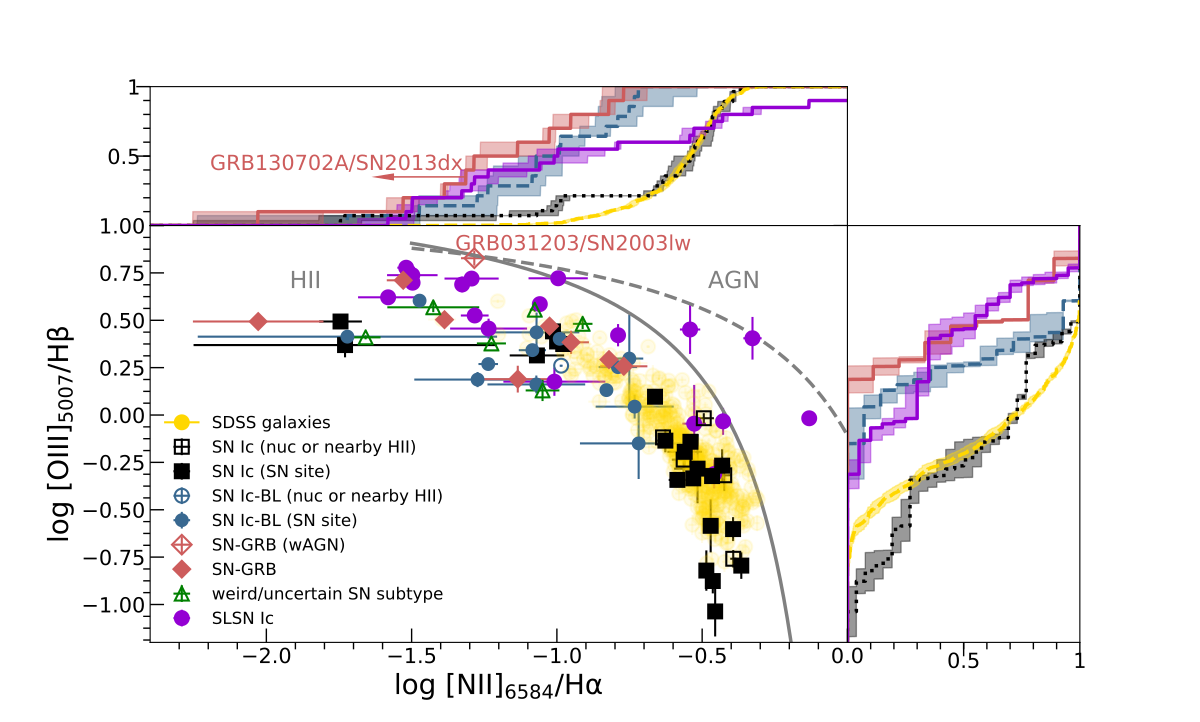

Source code (Python):

import numpy as np
import pandas as pd
import matplotlib.pyplot as plt
import matplotlib.gridspec as gridspec
from scipy import stats
import os
import pylab

#I prefer executing this as a script rather than a function for debugging purposes

#I thought it would be better to make this a variable -- had to take out one of the SN-GRBs and it took ages to fix this! 
no_GRBs = 10
DOTESTS = True

#all the input files
platefitfile = 'platefitflux_072117.txt'
SNinfofile = 'SNinfo_072617.txt'
GRBfile = 'GRBflux_083017_shan_astro9.txt'
SDSSfile = 'sdss_meas.txt'
SDSSerr = 'sdss_err.txt'
SLSNfile = 'SLSN_i_flux.txt'

sncolors = {"Ic": ('black','dotted'),
            "Ic-BL":('#386890', 'dashed'),
            "GRB":('IndianRed','solid'),
            "sdss":('#FFD700', "dashed"),
            "slsn":('#9400D3',"solid")}
            
#def BPT(platefitfile, SNinfofile, GRBfile):

names_slsn=['name', '[OII]3727', 'e_[OII]3727','Hb','e_Hb','[OIII]4959','e_[OIII]4959','l_[OIII]5007','[OIII]5007','e_[OIII]5007','l_Ha','Ha','e_Ha','l_[NII]6584','[NII]6584','e_[NII]6584','[NII]6548','e_[NII]6548','[SII]6717','e_[SII]6717','[SII]6731','e_[SII]6731']   
slsn = pd.read_csv(SLSNfile,skiprows=1, delim_whitespace=True, header=None, names=names_slsn)       

#---------------------Compute SLSN line ratios ----------------------------------------------------------------------------------------

#BPT values for SDSS galaxies
#let's exclude the galaxies that are upper limits in [OIII]5007, [NII]6584 and Ha
#so below are the indices where _no_ flags are
ind_o3 = list(np.where(slsn['l_[OIII]5007'] != '<')[0])
ind_n2 = list(np.where(slsn['l_[NII]6584'] != '<')[0])
ind_ha = list(np.where(slsn['l_Ha'] != '<')[0])
#now merge them and find only the indeces that all of them have:
intermediate = list(set(ind_o3).intersection(ind_n2))
ind_noflags = list(set(intermediate).intersection(ind_ha))

#include a switch that can be used to automatically include or exclude flags:
#e.g. when noflags = 'True', then we exclude the flags and vice versa
noflags = 'False'

'''
slsn['[OIII]5007'] = slsn['[OIII]5007'][ind_noflags]
slsn['e_[OIII]5007'] = slsn['e_[OIII]5007'][ind_noflags]
slsn['[NII]6584'] = slsn['[NII]6584'][ind_noflags]
slsn['e_[NII]6584'] = slsn['e_[NII]6584'][ind_noflags]
slsn['Hb'] = slsn['Hb'][ind_noflags]
slsn['e_Hb'] = slsn['e_Hb'][ind_noflags]
slsn['Ha'] = slsn['Ha'][ind_noflags]
slsn['e_Ha'] = slsn['e_Ha'][ind_noflags]'''

slsn['logOIII_Hb'] = np.log10(slsn['[OIII]5007']/slsn['Hb'])
slsn['logNII_Ha'] = np.log10(slsn['[NII]6584']/slsn['Ha'])

#errors 
slsn['elogOIII'] = slsn['e_[OIII]5007']/(slsn['[OIII]5007']*np.log(10.))
slsn['elogHb'] = slsn['e_Hb']/(slsn['Hb']*np.log(10.))
slsn['elogOIII_Hb'] = np.sqrt(slsn['elogOIII']**2.+slsn['elogHb']**2.)

slsn['elogNII'] = slsn['e_[NII]6584']/(slsn['[NII]6584']*np.log(10.))
slsn['elogHa'] = slsn['e_Ha']/(slsn['Ha']*np.log(10.))
slsn['elogNII_Ha'] = np.sqrt(slsn['elogNII']**2.+slsn['elogHa']**2.)

#---------------------Compute SLSN line ratios ----------------------------------------------------------------------------------------

#---------------------Compute SDSS line ratios ----------------------------------------------------------------------------------------

sdss = pd.read_csv(SDSSfile, skiprows=1, delim_whitespace=True, header=None, index_col='galnum', \
names=['galnum', '[OII]3727','Hb','[OIII]4959','[OIII]5007','[OI]6300','Ha','[NII]6584','[SII]6717','[SII]6731','[SIII]9069','[SIII]9532'])
sdss_err = pd.read_csv(SDSSerr, skiprows=1, delim_whitespace=True, header=None, index_col='galnum', \
names=['galnum', '[OII]3727','Hb','[OIII]4959','[OIII]5007','[OI]6300','Ha','[NII]6584','[SII]6717','[SII]6731','[SIII]9069','[SIII]9532'])

#BPT values for SDSS galaxies
sdss['logOIII_Hb'] = np.log10(sdss['[OIII]5007']/sdss['Hb'])
sdss['logNII_Ha'] = np.log10(sdss['[NII]6584']/sdss['Ha'])

sdss['elogOIII'] = sdss_err['[OIII]5007']/(sdss['[OIII]5007']*np.log(10.))
sdss['elogHb'] = sdss_err['Hb']/(sdss['Hb']*np.log(10.))
sdss['elogOIII_Hb'] = np.sqrt(sdss['elogOIII']**2.+sdss['elogHb']**2.)

sdss['elogNII'] = sdss_err['[NII]6584']/(sdss['[NII]6584']*np.log(10.))
sdss['elogHa'] = sdss_err['Ha']/(sdss['Ha']*np.log(10.))
sdss['elogNII_Ha'] = np.sqrt(sdss['elogNII']**2.+sdss['elogHa']**2.)

#---------------------Compute SDSS line ratios ----------------------------------------------------------------------------------------

PTFs = pd.read_csv(platefitfile, skiprows=9, delim_whitespace=True, header=None, index_col='galnum', \
names=['galnum', 'subdir', 'PTFname_and_region', \
'f_OII', 'ef_OII', 'f_Hr', 'ef_Hr', 'f_Hb', 'ef_Hb', 'f_OIII0', 'ef_OIII0', 'f_OIII', 'ef_OIII', \
'f_Ha', 'ef_Ha', 'f_NII', 'ef_NII', 'f_SII0', 'ef_SII0', 'f_SII1', 'ef_SII1'])

SNinfos = pd.read_csv(SNinfofile, skiprows=4, delim_whitespace=True, header=None, index_col='galnum', \
names=['galnum', 'subdir', 'SNtype'])

names_regions = PTFs['PTFname_and_region'].str.split('-')
PTFs['PTFname'] = names_regions.str[0]
PTFs['region'] = names_regions.str[2]

PTFs = pd.merge(PTFs, SNinfos, left_index=True, right_index=True)
PTFs = PTFs[PTFs['SNtype'] != 'other']

print('Total number of gal: ', PTFs['PTFname'].count())

#GRBs = pd.read_csv(GRBfile, skiprows=2, nrows=9, delim_whitespace=True, header=None, index_col='galnum', \
#GRBs = pd.read_csv(GRBfile, skiprows=2, nrows=10, delim_whitespace=True, header=None, index_col='galnum', \
GRBs = pd.read_csv(GRBfile, skiprows=2, nrows=no_GRBs, delim_whitespace=True, header=None, index_col='galnum', \
names=['galnum', 'paper', 'PTFname_and_region', \
'f_OII', 'ef_OII', 'f_Hr', 'ef_Hr', 'f_Hb', 'ef_Hb', 'f_OIII0', 'ef_OIII0', 'f_OIII', 'ef_OIII', \
'f_Ha', 'ef_Ha', 'f_NII', 'ef_NII', 'f_SII0', 'ef_SII0', 'f_SII1', 'ef_SII1'])

GRBs['SNtype'] = 'GRB'
GRBs['region'] = 'SNsite'
# plot 2003lw with a different symbol
# print GRBs.loc[GRBs['PTFname_and_region'] == 'GRB031203/SN2003lw-host', ['PTFname_and_region', 'region']]
# GRBs['region'][GRBs['PTFname_and_region'] == 'GRB031203/SN2003lw-host'] = 'other'
GRBs.loc[GRBs['PTFname_and_region'] == 'GRB031203/SN2003lw-host', 'region'] = 'other'


# plot 2009nz with a different symbol
#GRBs.loc[GRBs['PTFname_and_region'] == 'GRB091127/SN2009nz-host', 'region'] = 'other'
PTFs = pd.concat([PTFs, GRBs], ignore_index=True)

#Replace any '...' in file with 'NaN' -- getting errors in computations below where missing values are denoted as '...' in .txt files
#PTFs['f_Hb'] = PTFs['f_Hb'].replace('...', float('nan'), regex=True)
#PTFs['f_NII'] = PTFs['f_NII'].replace('...', float('nan'), regex=True)
#PTFs['f_Ha'] = PTFs['f_Ha'].replace('...', float('nan'), regex=True)

# Make BPT diagram
PTFs['logOIII_Hb'] = np.log10(PTFs['f_OIII']/PTFs['f_Hb'])
PTFs['logNII_Ha'] = np.log10(PTFs['f_NII']/PTFs['f_Ha'])

PTFs['elogOIII'] = PTFs['ef_OIII']/(PTFs['f_OIII']*np.log(10.))
PTFs['elogHb'] = PTFs['ef_Hb']/(PTFs['f_Hb']*np.log(10.))

#got issues with the dtype of those arrays because as soon as an entry was 'NaN', the dtype turned from 'float64' into 'object'
b = PTFs['elogHb']**2.
b = pd.Series(b.convert_objects(convert_numeric = True))

PTFs['elogOIII_Hb'] = np.sqrt(PTFs['elogOIII']**2.+b)

PTFs['elogNII'] = PTFs['ef_NII']/(PTFs['f_NII']*np.log(10.))
PTFs['elogHa'] = PTFs['ef_Ha']/(PTFs['f_Ha']*np.log(10.))

#got issues with the dtype of those arrays because as soon as an entry was 'NaN', the dtype turned from 'float64' into 'object'
cc = PTFs['elogHa']**2.
cc = pd.Series(cc.convert_objects(convert_numeric = True))
dd = PTFs['elogNII']**2.
dd = pd.Series(dd.convert_objects(convert_numeric = True))

PTFs['elogNII_Ha'] = np.sqrt(dd+cc)

PTFs.loc[PTFs['PTFname_and_region'] == 'GRB091127/SN2009nz-host', 'elogNII_Ha'] = 0.
PTFs.loc[PTFs['PTFname_and_region'] == 'GRB130702A/SN2013dx-host', 'elogNII_Ha'] = 0.

print PTFs.loc[PTFs['PTFname_and_region'] == 'GRB130702A/SN2013dx-host']


PTFs = PTFs.drop(['elogOIII', 'elogHb', 'elogNII', 'elogHa'], axis=1)



###########plot
#changed figure size from (10,10) to (12,10) to fit the ylabel
fig = plt.figure(figsize=(12, 10))
gspec = gridspec.GridSpec(4, 4)
gspec.update(wspace=0, hspace=0)

top_histogram = plt.subplot(gspec[0, 0:3])
side_histogram = plt.subplot(gspec[1:, 3])
lower_left = plt.subplot(gspec[1:, 0:3])

fs = 20
x_range = [-2.4, 0.0]
y_range = [-1.2, 1]

#plt.title('BPT Diagram', fontsize=fs)
plt.xlabel(r'$\log\ {\rm [NII]_{6584}/H\alpha}$', fontsize=fs)
plt.ylabel(r'$\log\ {\rm [OIII]_{5007}/H\beta}$', fontsize=fs)
#ax = fig.add_subplot(111)
plt.tick_params(axis='both', which='major', labelsize=fs-5, direction="in")
plt.minorticks_on()
plt.xlim(x_range[0], x_range[1])
plt.ylim(y_range[0], y_range[1])

lx = np.arange(1350)*0.001-1.5
ly=0.61/(lx-0.05)+1.3
lower_left.plot(lx, ly, 'k', linewidth=2.5, color='grey')

lx = np.arange(1500)*0.001-1.5
ly=0.61/(lx-0.47)+1.19
lower_left.plot(lx, ly, 'k--', linewidth=2.5, color='grey')

#----Plot SDSS line ratios ---------------------------------------------------------------------------------------------------------

l_sdss = lower_left.errorbar(sdss['logNII_Ha'], sdss['logOIII_Hb'], \
xerr=sdss['elogNII_Ha'], yerr=sdss['elogOIII_Hb'], \
fmt='o', color=sncolors['sdss'][0], alpha = 0.1, label='SDSS galaxies', ms=10, mew=1.5) #markeredgecolor='none')

#label='SDSS galaxies', 

#----Plot SDSS line ratios ---------------------------------------------------------------------------------------------------------

#----Plot SLSN line ratios ---------------------------------------------------------------------------------------------------------
if noflags == 'False':
    l_slsn = lower_left.errorbar(slsn['logNII_Ha'], slsn['logOIII_Hb'], \
    xerr=slsn['elogNII_Ha'], yerr=slsn['elogOIII_Hb'], \
    fmt='o', color=sncolors['slsn'][0], label='SLSN Ic host galaxies', ms=10, mew=1.5) #markeredgecolor='none')
if noflags == 'True':
    #below plots only the slsn galaxies that did not have any flags
    l_slsn = lower_left.errorbar(slsn['logNII_Ha'][ind_noflags], slsn['logOIII_Hb'][ind_noflags], \
    xerr=slsn['elogNII_Ha'][ind_noflags], yerr=slsn['elogOIII_Hb'][ind_noflags], \
    fmt='o', color=sncolors['slsn'][0], label='SLSN Ic host galaxies', ms=10, mew=1.5) #markeredgecolor='none')


label_slsn='SLSN Ic'

#----Plot SLSN line ratios ---------------------------------------------------------------------------------------------------------


l1 = lower_left.errorbar(PTFs['logNII_Ha'][(PTFs['SNtype'] == 'Ic') & (PTFs['region'] != "SNsite")], PTFs['logOIII_Hb'][(PTFs['SNtype'] == 'Ic') & (PTFs['region'] != "SNsite")], \
xerr=PTFs['elogNII_Ha'][(PTFs['SNtype'] == 'Ic') & (PTFs['region'] != "SNsite")], yerr=PTFs['elogOIII_Hb'][(PTFs['SNtype'] == 'Ic') & (PTFs['region'] != "SNsite")], \
fmt='ks', fillstyle='none', label='SN Ic (nuc or nearby HII)', mew=1.5, ms=10)

ll1 = 'SN Ic (nuc or nearby HII)'

l2 = lower_left.errorbar(PTFs['logNII_Ha'][(PTFs['SNtype'] == 'Ic') & (PTFs['region'] == "SNsite")], PTFs['logOIII_Hb'][(PTFs['SNtype'] == 'Ic') & (PTFs['region'] == "SNsite")], \
xerr=PTFs['elogNII_Ha'][(PTFs['SNtype'] == 'Ic') & (PTFs['region'] == "SNsite")], yerr=PTFs['elogOIII_Hb'][(PTFs['SNtype'] == 'Ic') & (PTFs['region'] == "SNsite")], \
fmt='ks', label='SN Ic (SN site)', mew=1.5, ms=10)

ll2 = 'SN Ic (SN site)'

l3 = lower_left.errorbar(PTFs['logNII_Ha'][(PTFs['SNtype'] == 'Ic-BL') &
                                           (PTFs['region'] != "SNsite")],
                         PTFs['logOIII_Hb'][(PTFs['SNtype'] == 'Ic-BL') &
                                            (PTFs['region'] != "SNsite")],
                         xerr=PTFs['elogNII_Ha'][(PTFs['SNtype'] == 'Ic-BL') &
                                                 (PTFs['region'] != "SNsite")],
                         yerr=PTFs['elogOIII_Hb'][(PTFs['SNtype'] == 'Ic-BL') &
                                                  (PTFs['region'] != "SNsite")],
                         fmt='o', color='#386890', fillstyle='none',
                         label='SN Ic-BL (nuc or nearby HII)', mew=1.5, ms=10)

       
ll3 = 'SN Ic-BL (nuc or nearby HII)'

l4 = lower_left.errorbar(PTFs['logNII_Ha'][(PTFs['SNtype'] == 'Ic-BL') &
                                           (PTFs['region'] == "SNsite")],
                         PTFs['logOIII_Hb'][(PTFs['SNtype'] == 'Ic-BL') &
                                            (PTFs['region'] == "SNsite")],
                         xerr=PTFs['elogNII_Ha'][(PTFs['SNtype'] == 'Ic-BL') &
                                                 (PTFs['region'] == "SNsite")],
                         yerr=PTFs['elogOIII_Hb'][(PTFs['SNtype'] == 'Ic-BL') &
                                                  (PTFs['region'] == "SNsite")],
                         fmt='o', color = '#386890', label='SN Ic-BL (SN site)',
                         ms=10, mew=1.5, markeredgecolor='none')

ll4 = 'SN Ic-BL (SN site)'

#print PTFs[['elogNII_Ha', 'elogOIII_Hb', 'logNII_Ha', 'logOIII_Hb', 'PTFname_and_region', 'region']][(PTFs['SNtype'] == 'GRB')]
tempx =  PTFs['logNII_Ha'][(PTFs['SNtype'] == 'GRB') & (PTFs['region'] != "SNsite")].tolist()
tempy =  PTFs['logOIII_Hb'][(PTFs['SNtype'] == 'GRB') & (PTFs['region'] != "SNsite")].tolist()
tempxerr = PTFs['elogNII_Ha'][(PTFs['SNtype'] == 'GRB') & (PTFs['region'] != "SNsite")].tolist()
tempyerr = PTFs['elogOIII_Hb'][(PTFs['SNtype'] == 'GRB') & (PTFs['region'] != "SNsite")].tolist()

#lower_left.errorbar(PTFs['logNII_Ha'][(PTFs['SNtype'] == 'GRB') & (PTFs['region'] != "SNsite")], PTFs['logOIII_Hb'][(PTFs['SNtype'] == 'GRB') & (PTFs['region'] != "SNsite")], \
#xerr=PTFs['elogNII_Ha'][(PTFs['SNtype'] == 'GRB') & (PTFs['region'] != "SNsite")], yerr=PTFs['elogOIII_Hb'][(PTFs['SNtype'] == 'GRB') & (PTFs['region'] != "SNsite")], \
l5 = lower_left.errorbar(tempx, tempy, xerr=tempxerr, yerr=tempyerr, fmt='D', color='#cd5c5c', fillstyle='none', label='SN-GRB (wAGN)', mew=1.5, ms=10)

#print ("AGN", PTFs['PTFname_and_region'][(PTFs['SNtype'] == 'GRB') & (PTFs['region'] != "SNsite")].tolist())
ll5 = 'SN-GRB (wAGN)'

l6 = lower_left.errorbar(PTFs['logNII_Ha'][(PTFs['SNtype'] == 'GRB') & (PTFs['region'] == "SNsite")], PTFs['logOIII_Hb'][(PTFs['SNtype'] == 'GRB') & (PTFs['region'] == "SNsite")], \
xerr=PTFs['elogNII_Ha'][(PTFs['SNtype'] == 'GRB') & (PTFs['region'] == "SNsite")], yerr=PTFs['elogOIII_Hb'][(PTFs['SNtype'] == 'GRB') & (PTFs['region'] == "SNsite")], \
fmt='D', color = '#cd5c5c', label='SN-GRB', mew=1.5, ms=10, markeredgecolor='none')

ll6 = 'SN-GRB'

l7 = lower_left.errorbar(PTFs['logNII_Ha'][PTFs['SNtype'] == 'uncertain'], PTFs['logOIII_Hb'][PTFs['SNtype'] == 'uncertain'], \
xerr=PTFs['elogNII_Ha'][PTFs['SNtype'] == 'uncertain'], yerr=PTFs['elogOIII_Hb'][PTFs['SNtype'] == 'uncertain'], \
fmt='g^', fillstyle='none', label='weird/uncertain SN subtype', mew=1.5, ms=10)

ll7 = 'weird/uncertain SN subtype'

# mark upper limit -- again, don't need this anymore because we are removing 2009nz
'''x3 = float(PTFs.loc[PTFs['PTFname_and_region'] == 'GRB091127/SN2009nz-host']['logNII_Ha'])
y3 = float(PTFs.loc[PTFs['PTFname_and_region'] == 'GRB091127/SN2009nz-host']['logOIII_Hb'])
print('GRB091127/SN2009nz-host: logNII_Ha, logOIII_Hb: ', x3, y3)
lower_left.arrow(x3, y3, -0.25, 0, color='red', head_width=0.04)'''

# test for BPT -- don't need this anymore because we are removing 2009nz
'''x4 = float(np.log10(PTFs.loc[PTFs['PTFname_and_region'] == 'GRB091127/SN2009nz-host']['f_SII0']/PTFs.loc[PTFs['PTFname_and_region'] == 'GRB091127/SN2009nz-host']['f_Ha']))
y4 = float(np.log10(PTFs.loc[PTFs['PTFname_and_region'] == 'GRB091127/SN2009nz-host']['f_OIII']/
PTFs.loc[PTFs['PTFname_and_region'] == 'GRB091127/SN2009nz-host']['f_Hb']))
print('GRB091127/SN2009nz-host: logSII_Ha, logOIII_Hb: ', x4, y4)'''

if DOTESTS:
        d, pvalue = stats.ks_2samp(PTFs['logNII_Ha'][PTFs['SNtype'] == 'Ic-BL'].tolist(), PTFs['logNII_Ha'][PTFs['SNtype'] == 'Ic'].tolist())
        print('*Ic vs. Ic-BL logNII_Ha KS test P-value: ', pvalue)
        print('sizes of the two samples: ', len(PTFs['logNII_Ha'][PTFs['SNtype'] == 'Ic'].tolist()), len(PTFs['logNII_Ha'][PTFs['SNtype'] == 'Ic-BL'].tolist()))


        d, pvalue = stats.ks_2samp(PTFs['logNII_Ha'][PTFs['SNtype'] == 'Ic-BL'].tolist(), PTFs['logNII_Ha'][PTFs['SNtype'] == 'GRB'].tolist())

        print('*Ic-BL vs. SN-GRB logNII_Ha KS test P-value: ', pvalue)
        print('sizes of the two samples: ', len(PTFs['logNII_Ha'][PTFs['SNtype'] == 'Ic-BL'].tolist()), len(PTFs['logNII_Ha'][PTFs['SNtype'] == 'GRB'].tolist()))
        #print 'Ic-BL: ', PTFs['logNII_Ha'][PTFs['SNtype'] == 'Ic-BL'].tolist()
        #print 'SN-GRB: ', PTFs['logNII_Ha'][PTFs['SNtype'] == 'GRB'].tolist()
        #print 'names: ', PTFs['PTFname_and_region'][PTFs['SNtype'] == 'GRB'].tolist()

        temp1 = PTFs['logOIII_Hb'][PTFs['SNtype'] == 'Ic'].tolist()
        temp2 = PTFs['logOIII_Hb'][PTFs['SNtype'] == 'Ic-BL'].tolist()
        data1 = [x for x in temp1 if x > -10]
        data2 = [x for x in temp2 if x > -10]
        d, pvalue = stats.ks_2samp(data1, data2)
        print('*Ic vs. Ic-BL logOIII_Hb KS test P-value', pvalue)
        print('sizes of the two samples: ', len(data1), len(data2))
        #print 'Ic: ', data1
        #print 'Ic-BL: ', data2

        
lx = np.arange(-2.5, 2.5, 0.001)
print (lx)
#top_histogram.hist(PTFs['logNII_Ha'][PTFs['SNtype'] == 'Ic'].tolist(), bins=1000, normed=1, cumulative=True, color='black', histtype='stepfilled')

for sntype in ['Ic-BL', 'Ic', 'GRB', 'sdss', 'slsn']:
        for line,h in zip(['logNII_Ha', 'logOIII_Hb'], [top_histogram, side_histogram]):

            select = PTFs['SNtype'] == sntype
            nx, xbins = np.histogram(PTFs[line][select][np.isfinite(PTFs[line][select])], bins=lx, normed=1, density=True)#, normed=1)#, density=True)#, cumulative=True)
            xtemp1 = [xbins[0]]
            xtemp1.extend(xbins[:-1][~np.isnan(nx)])
            ytemp1 = [0]
            ytemp1.extend(nx[~np.isnan(nx)].cumsum().astype(float)/nx.sum())
            
            nx, xbins = np.histogram((PTFs[line]-PTFs['e'+line])[select][np.isfinite(PTFs[line][select])],
                                      bins=lx, normed=1, density=True)
            xtemp1a = [xbins[0]]
            xtemp1a.extend(xbins[:-1][~np.isnan(nx)])
            ytemp1a = [0]
            ytemp1a.extend(nx[~np.isnan(nx)].cumsum().astype(float)/nx.sum())
            
            nx, xbins = np.histogram((PTFs[line]+PTFs['e'+line])[select][np.isfinite(PTFs[line][select])],
                                     bins=lx, normed=1, density=True)

            #plt.figure()
            #plt.hist((PTFs[line]+PTFs['e'+line])[select][~np.isnan(PTFs[line][select]) * np.isfinite(PTFs[line][select])], bins=lx,
            #                         normed=1, cumulative=True)
            #plt.show()
            xtemp1b = [xbins[0]]
            xtemp1b.extend(xbins[:-1][~np.isnan(nx)])
            ytemp1b = [0]
            ytemp1b.extend(nx[~np.isnan(nx)].cumsum().astype(float)/nx.sum())


            if h == top_histogram:
                    h.plot(xtemp1, ytemp1, color=sncolors[sntype][0], linestyle=sncolors[sntype][1], linewidth=2.5)
                    h.fill_between(xtemp1a, ytemp1a, ytemp1b, color=sncolors[sntype][0], alpha=0.4)
            else:
                    h.plot(ytemp1, xtemp1, color=sncolors[sntype][0], linestyle=sncolors[sntype][1], linewidth=2.5)
                    h.fill_betweenx(xtemp1, ytemp1a, ytemp1b, color=sncolors[sntype][0], alpha=0.4)

                    
#-----------------------------Add SDSS to histograms-----------------------------------------------------------------------------

for line,h in zip(['logNII_Ha', 'logOIII_Hb'], (top_histogram, side_histogram)):

        nx, xbins = np.histogram(sdss[line], bins=lx, normed=1, density=True)#, cumulative=True)
        xtemp4 = [xbins[0]]
        xtemp4.extend(xbins[:-1])
        ytemp4 = [0]
        ytemp4.extend(nx.cumsum().astype(float)/nx.sum())

        nx, xbins= np.histogram((sdss[line]-sdss['e'+line]), bins=lx, normed=1, density=True)#, cumulative=True)
        xtemp4a = [xbins[0]]
        xtemp4a.extend(xbins[:-1])
        ytemp4a = [0]
        ytemp4a.extend(nx.cumsum().astype(float)/nx.sum())

        nx, xbins= np.histogram((sdss[line]+sdss['e'+line]), bins=lx, normed=1, density=True)#, cumulative=True)
        xtemp4b = [xbins[0]]
        xtemp4b.extend(xbins[:-1])
        ytemp4b = [0]
        ytemp4b.extend(nx.cumsum().astype(float)/nx.sum())

        if h==top_histogram:
                h.plot(xtemp4, ytemp4, color=sncolors['sdss'][0], linestyle=sncolors['sdss'][1], linewidth=2.5)
                h.fill_between(xtemp4a, ytemp4a, ytemp4b, color=sncolors['sdss'][0], alpha=0.4)
        else:
                h.plot(ytemp4, xtemp4, color=sncolors['sdss'][0], linestyle=sncolors['sdss'][1], linewidth=2.5)
                h.fill_betweenx(xtemp4, ytemp4a, ytemp4b, color=sncolors['sdss'][0], alpha=0.4)                

                    
#-----------------------------Add SDSS to histograms-----------------------------------------------------------------------------

#-----------------------------Add SLSN to histograms-----------------------------------------------------------------------------


for line,h in zip(['logNII_Ha', 'logOIII_Hb'], (top_histogram, side_histogram)):
        
        if noflags == 'False':
            nx, xbins = np.histogram(slsn[line], bins=lx, normed=1, density=True)#, cumulative=True)
            xtemp4 = [xbins[0]]
            xtemp4.extend(xbins[:-1])
            ytemp4 = [0]
            ytemp4.extend(nx.cumsum().astype(float)/nx.sum())
    
            nx, xbins= np.histogram((slsn[line]-slsn['e'+line]), bins=lx, normed=1, density=True)#, cumulative=True)
            xtemp4a = [xbins[0]]
            xtemp4a.extend(xbins[:-1])
            ytemp4a = [0]
            ytemp4a.extend(nx.cumsum().astype(float)/nx.sum())
    
            nx, xbins= np.histogram((slsn[line]+slsn['e'+line]), bins=lx, normed=1, density=True)#, cumulative=True)
            xtemp4b = [xbins[0]]
            xtemp4b.extend(xbins[:-1])
            ytemp4b = [0]
            ytemp4b.extend(nx.cumsum().astype(float)/nx.sum())
        
        if noflags == 'True':
            #below plot only the slsne without flags
            nx, xbins = np.histogram(slsn[line][ind_noflags], bins=lx, normed=1, density=True)#, cumulative=True)
            xtemp4 = [xbins[0]]
            xtemp4.extend(xbins[:-1])
            ytemp4 = [0]
            ytemp4.extend(nx.cumsum().astype(float)/nx.sum())
    
            nx, xbins= np.histogram((slsn[line][ind_noflags]-slsn['e'+line][ind_noflags]), bins=lx, normed=1, density=True)#, cumulative=True)
            xtemp4a = [xbins[0]]
            xtemp4a.extend(xbins[:-1])
            ytemp4a = [0]
            ytemp4a.extend(nx.cumsum().astype(float)/nx.sum())
    
            nx, xbins= np.histogram((slsn[line][ind_noflags]+slsn['e'+line][ind_noflags]), bins=lx, normed=1, density=True)#, cumulative=True)
            xtemp4b = [xbins[0]]
            xtemp4b.extend(xbins[:-1])
            ytemp4b = [0]
            ytemp4b.extend(nx.cumsum().astype(float)/nx.sum())

        if h==top_histogram:
                h.plot(xtemp4, ytemp4, color=sncolors['slsn'][0], linestyle=sncolors['slsn'][1], linewidth=2.5)
                h.fill_between(xtemp4a, ytemp4a, ytemp4b, color=sncolors['slsn'][0], alpha=0.4)
        else:
                h.plot(ytemp4, xtemp4, color=sncolors['slsn'][0], linestyle=sncolors['slsn'][1], linewidth=2.5)
                h.fill_betweenx(xtemp4, ytemp4a, ytemp4b, color=sncolors['slsn'][0], alpha=0.4)                

#-----------------------------Add SLSN to histograms-----------------------------------------------------------------------------


##########labels. arrows, fine tuning
plt.annotate('HII', xy=(0.2, 0.85), xycoords='axes fraction', fontsize=fs-3, color='grey')
plt.annotate('AGN', xy=(0.8, 0.85), xycoords='axes fraction', fontsize=fs-3, color='grey')

#lower_left.text(-1., 0.21, "PTF09sk", ha="center", va="center", color="#386890")
lower_left.text(-1.35, 0.9, "GRB031203/SN2003lw", ha="left", va="center", color="IndianRed", fontsize=fs-5)



x1 = float(PTFs.loc[PTFs['PTFname_and_region'] == 'GRB130702A/SN2013dx-host', 'logNII_Ha'])
y01 = float(PTFs.loc[PTFs['PTFname_and_region'] == 'GRB130702A/SN2013dx-host', 'logOIII_Hb'])
# this value is set by hand
y1 = 3.5*(1/float(no_GRBs))

print ("here", x1, y01)
lower_left.arrow(x1 - 0.05, y01, -0.25, 0, color='IndianRed', head_width=0.04)

top_histogram.arrow(x1, y1, -0.25, 0, color='IndianRed', head_width=0.04)
top_histogram.text(x1-0.01, y1 + 0.05, "GRB130702A/SN2013dx",
				 ha="right", color="IndianRed", fontsize=fs-5)

##remove this, because we don't need 2009nz anymore
'''x2 = float(PTFs.loc[PTFs['PTFname_and_region'] == 'GRB091127/SN2009nz-host', 'logNII_Ha'])
y2 = 10.5*(1/float(no_GRBs))
top_histogram.arrow(x2, y2, -0.25, 0, color='red', head_width=0.04)'''

top_histogram.set_xticklabels([])
top_histogram.set_yticklabels([0.5, 1])
top_histogram.set_yticks([0.5, 1])
plt.setp(top_histogram.get_yticklabels(), fontsize=fs-5)
top_histogram.set_ylim(0, 1)

side_histogram.set_yticklabels([])
side_histogram.set_xticklabels([0.5, 1])
side_histogram.set_xticks([0.5, 1])
plt.setp(side_histogram.get_xticklabels(), fontsize=fs-5)
side_histogram.set_xlim(0, 1)

if DOTESTS:
        d, pvalue = stats.ks_2samp(data1, data2)
        print('*Ic-BL vs. SN-GRB logOIII_Hb KS test P-value: ', pvalue)
        print('sizes of the two samples: ', len(data1), len(data2))

        #data2 = [x for x in data2 if x < 0.8]
        #d, pvalue = stats.ks_2samp(data1, data2)
        #print '*Ic-BL vs. SN-GRB (excluding AGN) logOIII_Hb KS test P-value: ', pvalue
        #print 'sizes of the two samples: ', len(data1), len(data2)
        print('** Need to do test on logOIII_Hb for Ic-BL vs. SN-GRB wo AGN')
        
        print ("   ")



#print PTFs[['f_NII', 'f_Ha', 'logNII_Ha', 'logOIII_Hb', 'PTFname_and_region', 'region']][(PTFs['SNtype'] == 'GRB')]

'''legend = lower_left.legend(loc='lower left', fontsize=fs-8, frameon=False, numpoints=1)
for lh in legend.legendHandles:
	lh.set_alpha(1)'''

sdsspoint, = plt.plot([-3.,], [-3.], marker='o', color='#FFD700', ms=10, mew=1.5)
sdss_label = 'SDSS galaxies'

plt.legend((sdsspoint, l1, l2, l3,l4,l5,l6,l7, l_slsn),(sdss_label, ll1,ll2,ll3,ll4,ll5,ll6,ll7, label_slsn),
           loc='lower left', fontsize=fs-8, frameon=False, numpoints=1)

for ax in [top_histogram, lower_left]:
	ax.set_xlim(x_range[0], x_range[1])
for ax in [side_histogram, lower_left]:
	ax.set_ylim(y_range[0], y_range[1])


for ax in [lower_left, top_histogram, side_histogram]:
	ax.minorticks_on()
	plt.setp(ax.yaxis.get_ticklines(), 'markersize', 10)
	plt.setp(ax.yaxis.get_ticklines(), 'markeredgewidth', 1)
	plt.setp(ax.xaxis.get_ticklines(), 'markersize', 10)
	plt.setp(ax.xaxis.get_ticklines(), 'markeredgewidth', 1)
	plt.setp(ax.yaxis.get_ticklines(minor=True), 'markersize', 5)
	plt.setp(ax.yaxis.get_ticklines(minor=True), 'markeredgewidth', 1)
	plt.setp(ax.xaxis.get_ticklines(minor=True), 'markersize', 5)
	plt.setp(ax.xaxis.get_ticklines(minor=True), 'markeredgewidth', 1)

if noflags == 'False':
    plt.savefig('BPT_071918.pdf', format='pdf')
    plt.close(fig)
if noflags == 'True':
    plt.savefig('BPT_071918_noflags.pdf', format='pdf')
    plt.close(fig)
